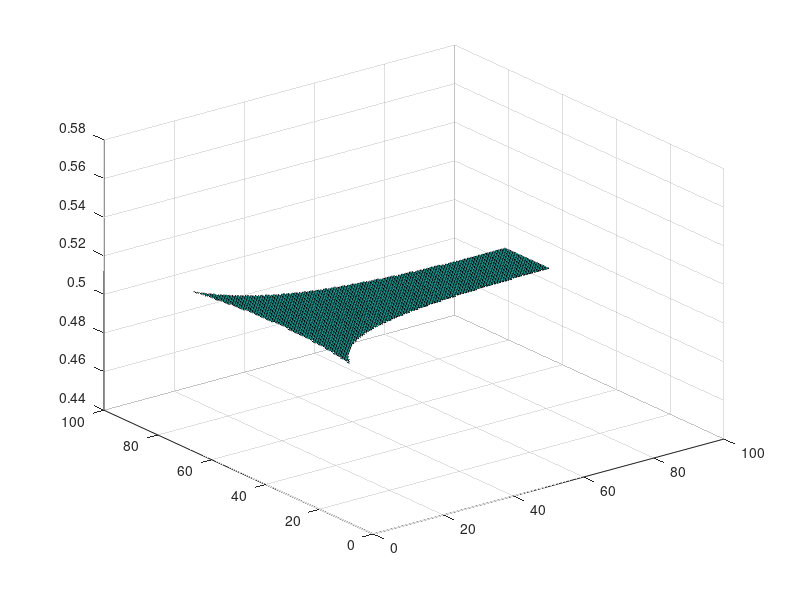

This chart was generated by the following MATLAB code: (Note: this script raises an error after producing the figure.)
% Draw the Equilibrium Manifold parameterized by alpha, delta, b:

npts = 200;

% Fixed parameters:
l = 1;

%cum_space = zeros(npts, npts);

%for b = linspace(0, 1.5, 50)
for b = 0.5
    space = zeros(npts, npts); % 2d space for (alpha, delta)
    
    alpha_i = linspace(0, 90, npts);
    delta_i = linspace(0, 90, npts);
    [A,D] = meshgrid(alpha_i, delta_i);
    Z = A*0 + NaN;
    
        for x = 1:npts
            for y = 1:npts
                alpha = alpha_i(x)/180*pi;
                delta = delta_i(y)/180*pi;
                if l*sin(delta)*abs(cos(alpha + pi/6)) < b/(2*sqrt(3)) ...
                && sin(alpha + pi/6) < 3*l*sin(delta)/(2*b)
                    Z(x, y) = b;
                end
            end
        end
    
    s = surf(A, D, Z);
    hold on;
    s.EdgeColor = 'none';
    %cum_space(boolean(space)) = b;
end

%imagesc([0, delta_i(end)/pi*180], [0, alpha_i(end)/pi*180], cum_space);

%set(gca,'YDir','normal');
ylabel('alpha'); % y axis = axis 1
xlabel('delta'); % x axis = axis 2
zlabel('b');